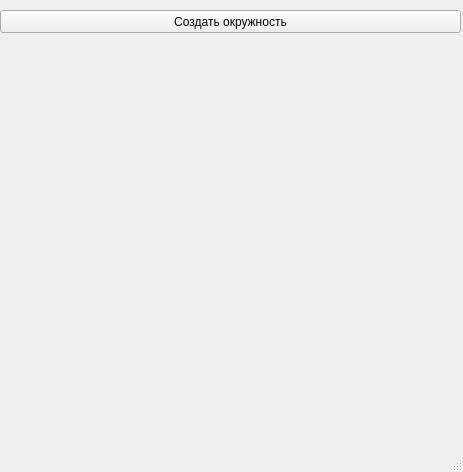
<?xml version="1.0" encoding="UTF-8"?>
<ui version="4.0">
 <class>MainWindow</class>
 <widget class="QMainWindow" name="MainWindow">
  <property name="geometry">
   <rect>
    <x>0</x>
    <y>0</y>
    <width>463</width>
    <height>472</height>
   </rect>
  </property>
  <property name="windowTitle">
   <string>MainWindow</string>
  </property>
  <widget class="QWidget" name="centralwidget">
   <widget class="QPushButton" name="createCircle">
    <property name="geometry">
     <rect>
      <x>0</x>
      <y>10</y>
      <width>461</width>
      <height>23</height>
     </rect>
    </property>
    <property name="text">
     <string>Создать окружность</string>
    </property>
   </widget>
  </widget>
  <widget class="QMenuBar" name="menubar">
   <property name="geometry">
    <rect>
     <x>0</x>
     <y>0</y>
     <width>463</width>
     <height>21</height>
    </rect>
   </property>
  </widget>
  <widget class="QStatusBar" name="statusbar"/>
 </widget>
 <resources/>
 <connections/>
</ui>
